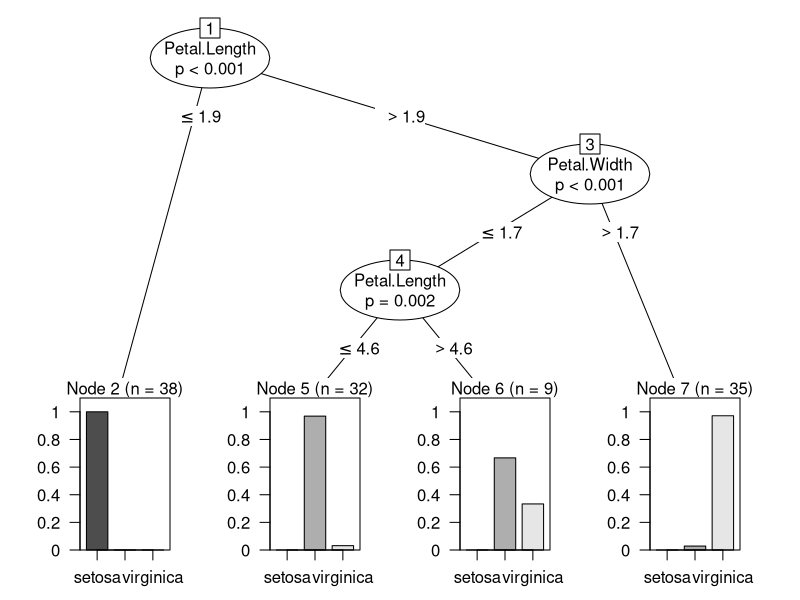
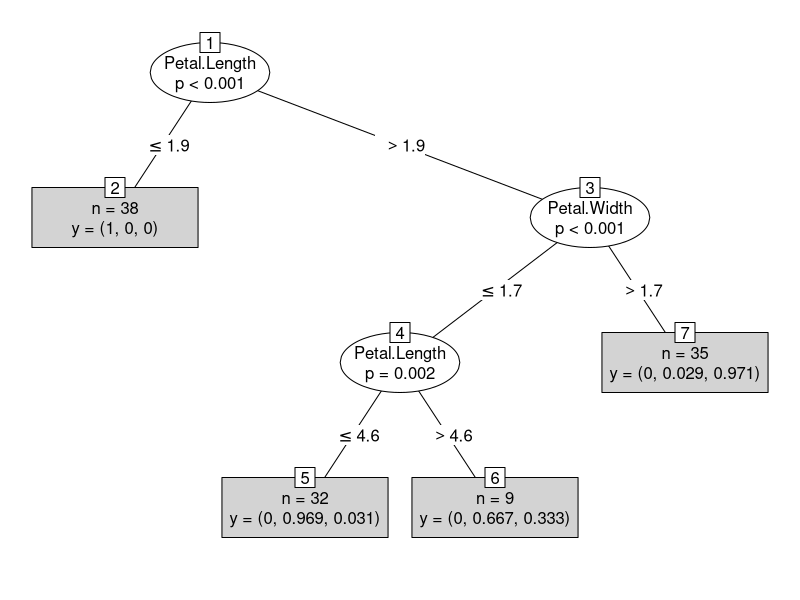

Write R code to recreate these figures, in order.
data("iris")
install.packages("party")
library(party)
library(caret)
attach(iris)
View(iris)
inTraining <-createDataPartition(iris$Species,p=0.75,list=F)
training1<-iris[inTraining,]
test1<-iris[-inTraining,]
iris1 <-ctree(Species~.,data=training1)
irispred<-predict(iris1,test1)
b <-table(irispred,test1$Species)
sum(diag(b)/sum(b))
plot(iris1)
mean(irispred!=test1$Species)
plot(iris1,type="simple")
